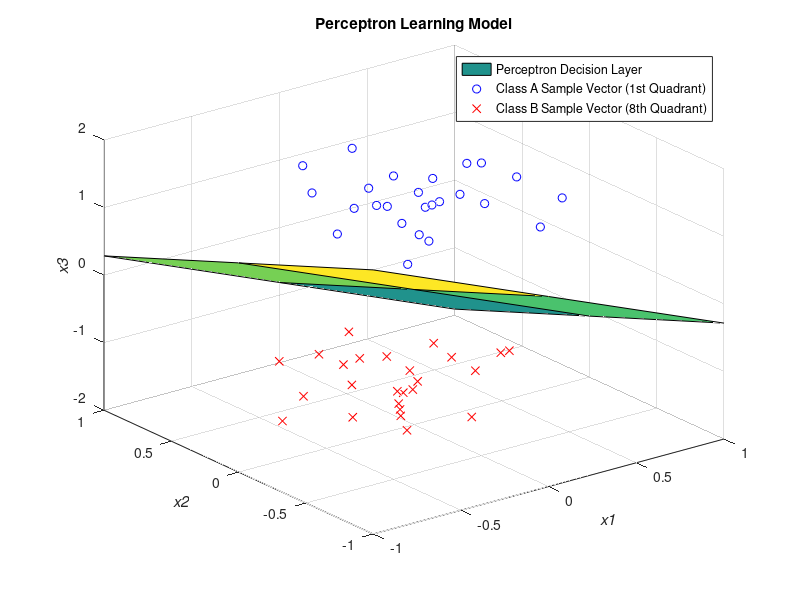

The MATLAB script that drew this image:
function ee550hw2
% ONUR POYRAZ 2010401036
% PERCEPTRON MODEL
w=zeros(1,3);
for i=1:3
    w(i)=(rand+1)/10;
end

x=zeros(50,3);
X=zeros(50,3);
A=zeros(25,3);
B=zeros(25,3);
d=zeros(50,1);
for i=1:2:49
    for j=1:3
        X(i,j)=rand;
        x(i,j)=abs(X(i,j));
        A((i+1)/2,j)=x(i,j);
        d(i)=1;
        
        X(i+1,j)=rand;
        x(i+1,j)=-abs(X(i+1,j));
        B((i+1)/2,j)=x(i+1,j);
        d(i+1)=-1;
    end
end

while (1)
y=zeros(50,1);
Y=zeros(50,1);
e=zeros(50,1);
lf=1/length(d);
w_old=w;
    for i=1:50
        for j=1:3
            Y(i,1)=Y(i,1)+x(i,j).*w(j);
        end
        if Y(i,1)>0
            y(i,1)=1;
        else
            y(i,1)=-1;
        end
        e(i,1)=d(i,1)-y(i,1);
        for j=1:3
            w(j)=w(j)+ lf.*(e(i).*x(i,j));
        end
    end
    if w==w_old
        break;
    end
end

normal=w;
[xx,yy]=ndgrid(-1:1,-1:1);
z=(-normal(1)*xx - normal(2)*yy)/normal(3);

figure
surf(xx,yy,z)
hold on;
plot3(A(:,1),A(:,2),A(:,3),'bo'); 
hold on;
plot3(B(:,1),B(:,2),B(:,3),'rx'); 
hold on;
xlabel('\it x1');
ylabel('\it x2');
zlabel('\it x3');
title('Perceptron Learning Model');
legend('Perceptron Decision Layer','Class A Sample Vector (1st Quadrant)','Class B Sample Vector (8th Quadrant)')
